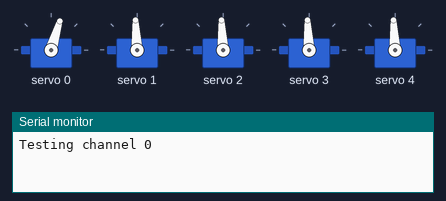
The sketch below on a simulated Arduino Uno, built with avr-gcc and run on an emulated ATmega328P. On the bench: 5 × servo, the last lines printed to the serial monitor.

Above: at 1.05 s.
At 1.75 s:
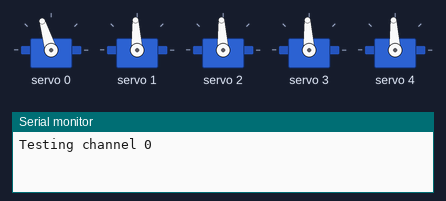
At 3.4 s:
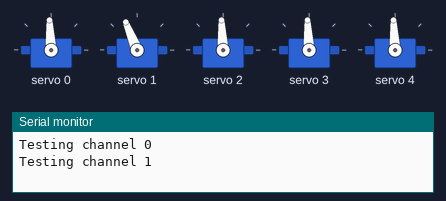
At 5.8 s:
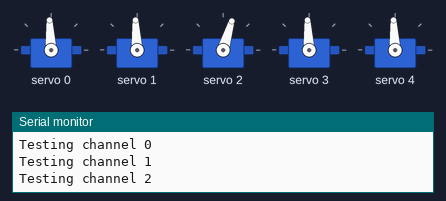
At 8.2 s:
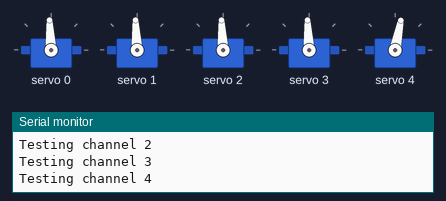
At 10.8 s:
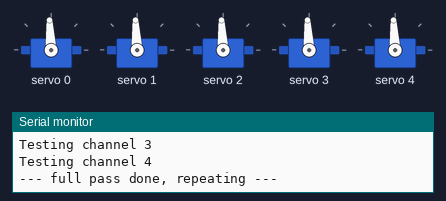
Timing chart, 0 to 13.8 s (numbered marks = the images above):
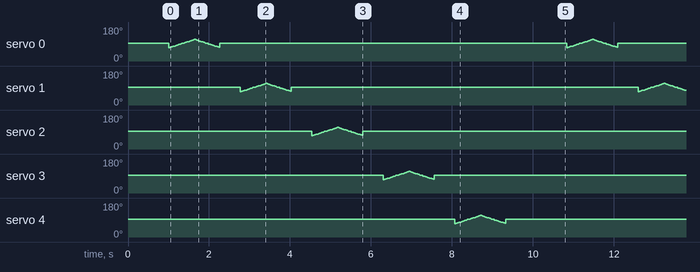

The sketch:

pca9685_channel_test.ino
```cpp
// Sweeps one PCA9685 channel at a time through a gentle range so you
// can visually match each channel number to a physical servo.
// Open Serial Monitor (9600 baud) to see which channel is active.

#include <Wire.h>
#include <Adafruit_PWMServoDriver.h>

Adafruit_PWMServoDriver pca = Adafruit_PWMServoDriver(); // default I2C addr 0x40

#define SERVO_MIN  102   // same defaults as the main sketch
#define SERVO_MAX  512

// Only test channels you've actually got servos plugged into.
// Adjust this range to match how many you've wired up.
const int FIRST_CHANNEL = 0;
const int LAST_CHANNEL  = 4;

// Narrow, safe sweep range -- won't hit mechanical limits before
// you've calibrated each joint's real range.
const int SWEEP_MIN = 70;
const int SWEEP_MAX = 110;

int angleToTicks(int angle) {
  angle = constrain(angle, 0, 180);
  return map(angle, 0, 180, SERVO_MIN, SERVO_MAX);
}

void setup() {
  Serial.begin(9600);
  pca.begin();
  pca.setPWMFreq(50);

  // center every channel we're testing so nothing is left mid-sweep
  for (int ch = FIRST_CHANNEL; ch <= LAST_CHANNEL; ch++) {
    pca.setPWM(ch, 0, angleToTicks(90));
  }
  delay(1000);
}

void loop() {
  for (int ch = FIRST_CHANNEL; ch <= LAST_CHANNEL; ch++) {
    Serial.print("Testing channel ");
    Serial.println(ch);

    sweep(ch, SWEEP_MIN, SWEEP_MAX);
    sweep(ch, SWEEP_MAX, SWEEP_MIN);

    // return this channel to center before moving to the next
    pca.setPWM(ch, 0, angleToTicks(90));
    delay(500);
  }

  Serial.println("--- full pass done, repeating ---");
  delay(1000);
}

void sweep(int channel, int fromAngle, int toAngle) {
  int step = (toAngle > fromAngle) ? 1 : -1;
  for (int a = fromAngle; a != toAngle; a += step) {
    pca.setPWM(channel, 0, angleToTicks(a));
    delay(15);
  }
}
```
